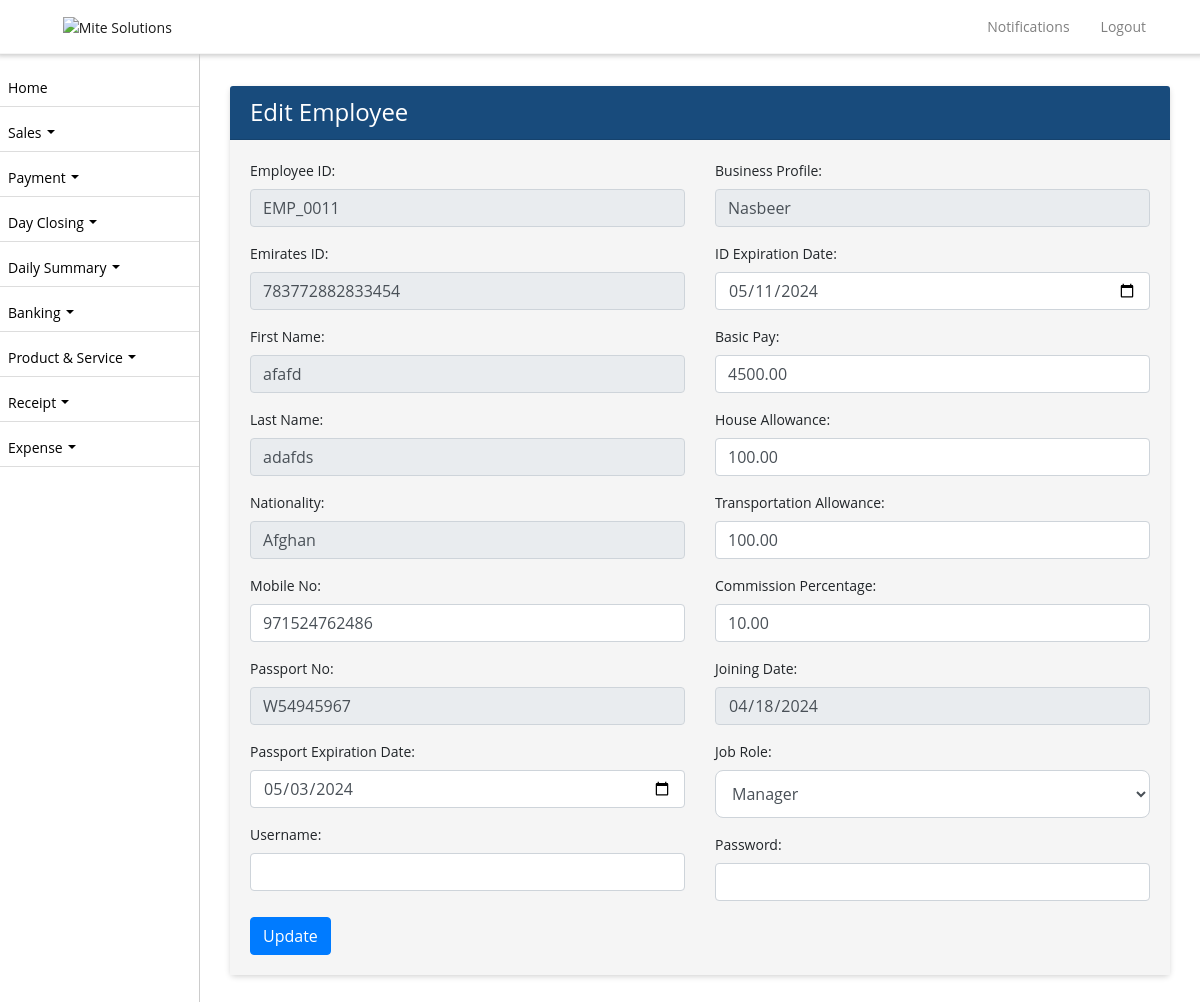
Screenshot of /employees/14/edit/ with the database file from the repository.
### ezshopapp/models.py (models this page shows, shortened)
class Employee(models.Model):
    employee_id = models.CharField(max_length=10, unique=True)
    username = models.CharField(max_length=50, null=True)
    password = models.CharField(max_length=50, null=True)
    business_profile = models.CharField(max_length=255, null=True)
    business_profile_id = models.IntegerField(null=True)
    first_name = models.CharField(max_length=255)
    second_name = models.CharField(max_length=255)
    nationality = models.CharField(max_length=255)
    mobile_no = models.CharField(max_length=20, blank=True, null=True)
    passport_no = models.CharField(max_length=20, unique=True)
    passport_expiration_date = models.DateField()
    emirates_id = models.CharField(max_length=20, unique=True)
    id_expiration_date = models.DateField()
    basic_pay = models.DecimalField(max_digits=10, decimal_places=2)
    house_allowance = models.DecimalField(max_digits=10, decimal_places=2, default=0)
    transportation_allowance = models.DecimalField(max_digits=10, decimal_places=2, default=0)
    commission_percentage = models.DecimalField(max_digits=5, decimal_places=2, default=0, validators=[MinValueValidator(0)])
    joining_date = models.DateField()
    job_role = models.ForeignKey(Role, on_delete=models.SET_NULL, null=True)
    is_employee = models.BooleanField(default=True)
    created_on = models.DateTimeField(auto_now_add=True, null=True)

### ezshopapp/views.py (the view)
# urls.py: path('employees/<int:pk>/edit/', employee_edit, name='employee_edit'),
def employee_edit(request, pk):
    employee = get_object_or_404(Employee, pk=pk)
    if request.method == 'POST':
        form = EmployeeForm(request.POST, instance=employee)
        if form.is_valid():
            form.save()
            return redirect('employee_list')
    else:
        form = EmployeeForm(instance=employee)
    return render(request, 'employee_edit.html', {'form': form})

### ezshopapp/forms.py (shortened to what this page needs)
class EmployeeForm(forms.ModelForm):
    class Meta:
        model = Employee
        fields = '__all__'

### ezshopapp/models.py (called while the page is built)
    def __str__(self):
        return self.name

### ezshopapp/templates/employee_edit.html (shortened to what this page needs)
{% extends 'base.html' %}
{% block content %}
  <div class="container">
    <div class="card">
      <div class="card-header">
        <h4 class="text-white mb-0">Edit Employee</h4>
      </div>
      <div class="card-body">
    <form method="post">
      <div class="row">
      <div class="col-md-6">
      <div class="form-group">
        <label for="employee_id">Employee ID:</label>
        <input type="text" id="employee_id" name="employee_id" value="{{ form.employee_id.value }}" class="form-control" readonly>
      </div>
      <div class="form-group">
        <label for="emirates_id">Emirates ID:</label>
        <input type="text" id="emirates_id" name="emirates_id" value="{{ form.emirates_id.value }}" class="form-control" readonly>
      </div>
      <div class="form-group">
        <label for="first_name">First Name:</label>
        <input type="text" id="first_name" name="first_name" value="{{ form.first_name.value }}" class="form-control" readonly>
      </div>
      <div class="form-group">
        <label for="second_name">Last Name:</label>
        <input type="text" id="second_name" name="second_name" value="{{ form.second_name.value }}" class="form-control" readonly>
      </div>
      <div class="form-group">
        <label for="nationality">Nationality:</label>
        <input type="text" id="nationality" name="nationality" value="{{ form.nationality.value }}" class="form-control" readonly>
      </div>
      <div class="form-group">
        <label for="mobile_no">Mobile No:</label>
        <input type="text" id="mobile_no" name="mobile_no" value="{{ form.mobile_no.value }}" class="form-control">
      </div>
      <div class="form-group">
        <label for="passport_no">Passport No:</label>
        <input type="text" id="passport_no" name="passport_no" value="{{ form.passport_no.value }}" class="form-control" readonly>
      </div>
      <div class="form-group">
        <label for="passport_expiration_date">Passport Expiration Date:</label>
        <input type="date" id="passport_expiration_date" name="passport_expiration_date" value="{{ form.passport_expiration_date.value|date:'Y-m-d' }}" class="form-control" >
      </div>
      <div class="form-group">
        <label for="username">Username:</label>
        <input type="text" id="username" name="username" class="form-control"  required>
    </div>
    </div>
    <div class="col-md-6">
      <div class="form-group">
        <label for="business_profile">Business Profile:</label>
        <input type="text" id="business_profile" name="business_profile" value="{{ form.business_profile.value }}" class="form-control" readonly>
      </div>
      <div class="form-group">
        <label for="id_expiration_date">ID Expiration Date:</label>
        <input type="date" id="id_expiration_date" name="id_expiration_date" value="{{ form.id_expiration_date.value|date:'Y-m-d' }}" class="form-control" >
      </div>
      <div class="form-group">
        <label for="basic_pay">Basic Pay:</label>
        <input type="text" id="basic_pay" name="basic_pay" value="{{ form.basic_pay.value }}" class="form-control" >
      </div>
      <div class="form-group">
        <label for="house_allowance">House Allowance:</label>
        <input type="text" id="house_allowance" name="house_allowance" value="{{ form.house_allowance.value }}" class="form-control" >
      </div>
      <div class="form-group">
        <label for="transportation_allowance">Transportation Allowance:</label>
        <input type="text" id="transportation_allowance" name="transportation_allowance" value="{{ form.transportation_allowance.value }}" class="form-control" >
      </div>
      <div class="form-group">
        <label for="commission_percentage">Commission Percentage:</label>
        <input type="text" id="commission_percentage" name="commission_percentage" value="{{ form.commission_percentage.value }}" class="form-control" >
      </div>
      <div class="form-group">
        <label for="joining_date">Joining Date:</label>
        <input type="date" id="joining_date" name="joining_date" value="{{ form.joining_date.value|date:'Y-m-d' }}" class="form-control" readonly>
      </div>
      <div class="form-group mb-0">
        <label for="job_role">Job Role:</label>
        {{ form.job_role }}
    </div>
    <div class="form-group mt-2">
      <label for="password">Password:</label>
      <input type="password" id="password" name="password" class="form-control"  required>
  </div>
    </div>
  </div>
      <button type="submit" class="btn btn-primary">Update</button>
    </form>
  </div>
</div>
  </div>
{% endblock %}

### ezshopapp/templates/base.html (style rules this page uses)
body, p, h1, h2, h3, h4, h5, h6, a, li, label, input, div, span, small { font-family: "Open Sans", sans-serif !important; }
button:focus, button { outline: none !important; border: none; }
body, p, a, li, li>a { font-size:14px !important; }
h4 { color: #fff !important; }
body { padding-top: 56px; background-color: #ffffff !important; }
.form-control { line-height: 1.25 !important; }
.card { border:0px !important; margin-top:15px; margin-bottom:15px; box-shadow: 0px 2px 6px -1px #ccc; }
.card-body { background-color: #f5f5f5 !important; }
.card-header { background-color: #184b7c !important; color:#fff !important; }
.btn-primary { --bs-btn-color: #fff; --bs-btn-bg: #00B69B; --bs-btn-border-color: #00B69B; --bs-btn-hover-color: #000; --bs-btn-hover-bg: #26c1aa; --bs-btn-hover-border-color: #1abda5; --bs-btn-focus-shadow-rgb: 0, 155, 132; --bs-btn-active-color: #000; --bs-btn-active-bg: #33c5af; --bs-btn-active-border-color: #1abda5; --bs-btn-active-shadow: inset 0 3px 5px rgba(0, 0, 0, 0.125); --bs-btn-disabled-color: #000; --bs-btn-disabled-bg: #00B69B; --bs-btn-disabled-border-color: #00B69B; }
input, select { width: 100%; padding: 0.375rem 0.75rem; margin-bottom: 0.5rem; font-size: 1rem; line-height: 1.5; color: #495057; background-color: #fff; background-clip: padding-box; border: 1px solid #ced4da; border-radius: 0.25rem; transition: border-color 0.15s ease-in-out, box-shadow 0.15s ease-in-out; }

### ezshopapp/templates/employee_edit.html (style rules this page uses)
#id_job_role { width: 100% !important; padding: 0.375rem 0.75rem !important; font-size: 1rem !important; height: 48px !important; line-height: 1.5 !important; color: #495057 !important; background-color: #fff !important; background-clip: padding-box !important; border: 1px solid #ced4da !important; border-radius: 0.5rem !important; transition: border-color 0.15s ease-in-out, box-shadow 0.15s ease-in-out !important; }

### rows the page displays
Employee: employee_id "EMP_0011", emirates_id "783772882833454", first_name "afafd", second_name "adafds", nationality "Afghan", mobile_no "971524762486", passport_no "W54945967", passport_expiration_date "05/03/2024", business_profile "Nasbeer", id_expiration_date "05/11/2024", basic_pay "4500.00", house_allowance "100.00", transportation_allowance "100.00", commission_percentage "10.00", joining_date "04/18/2024", job_role "Manager"
